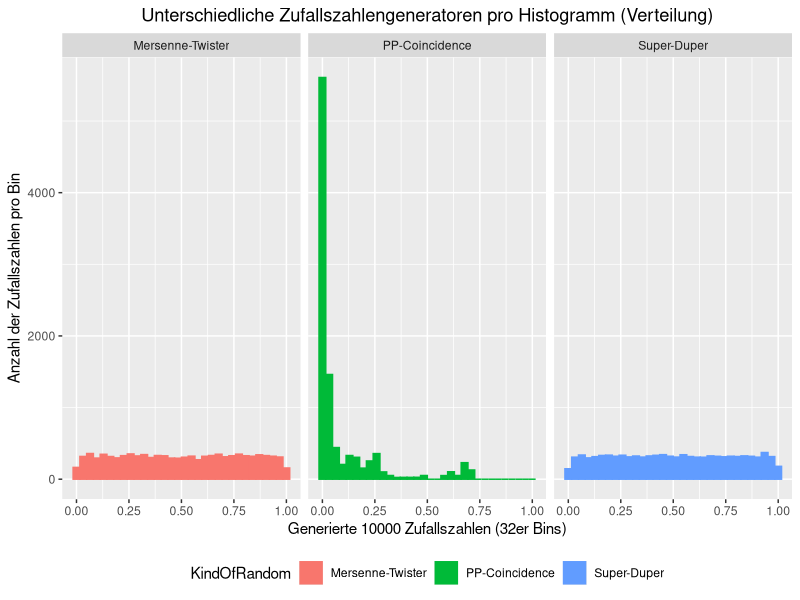
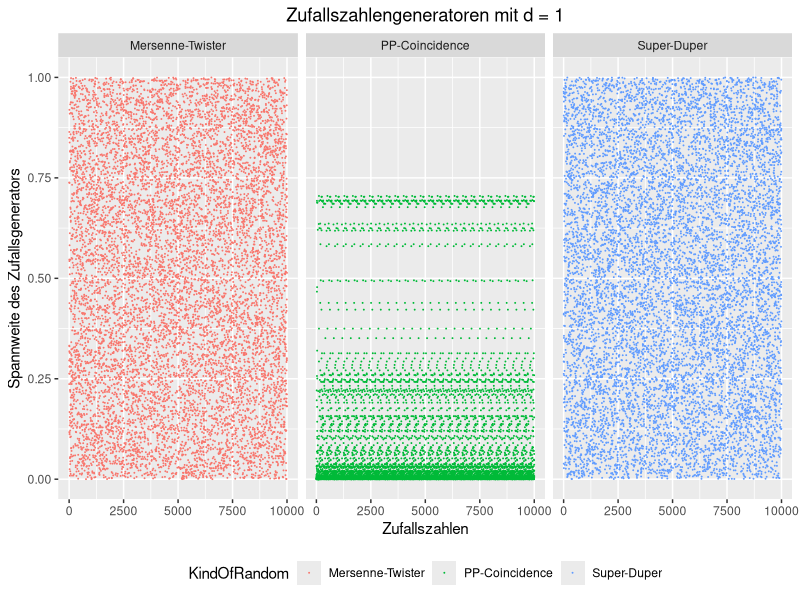
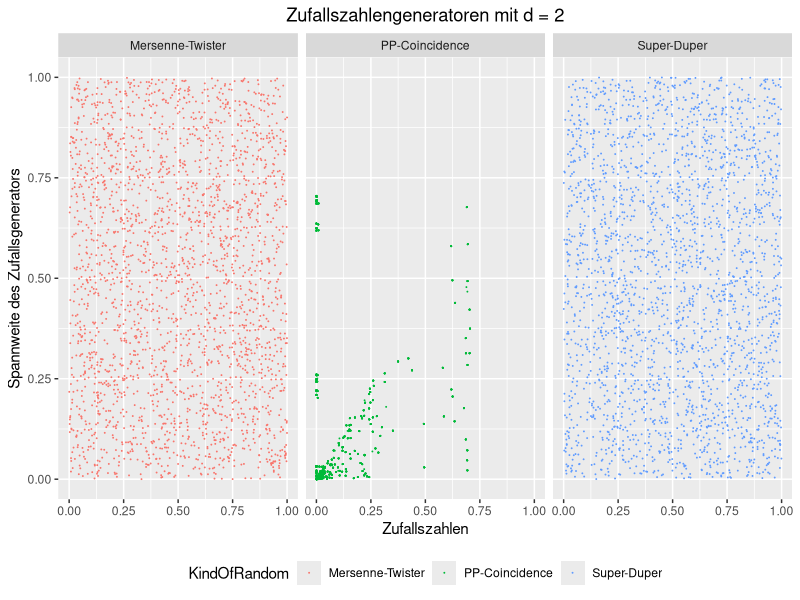
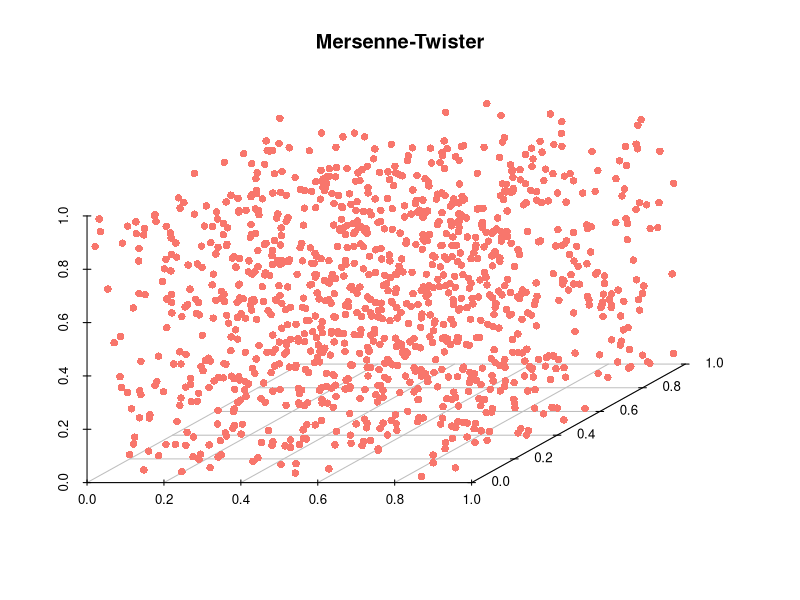
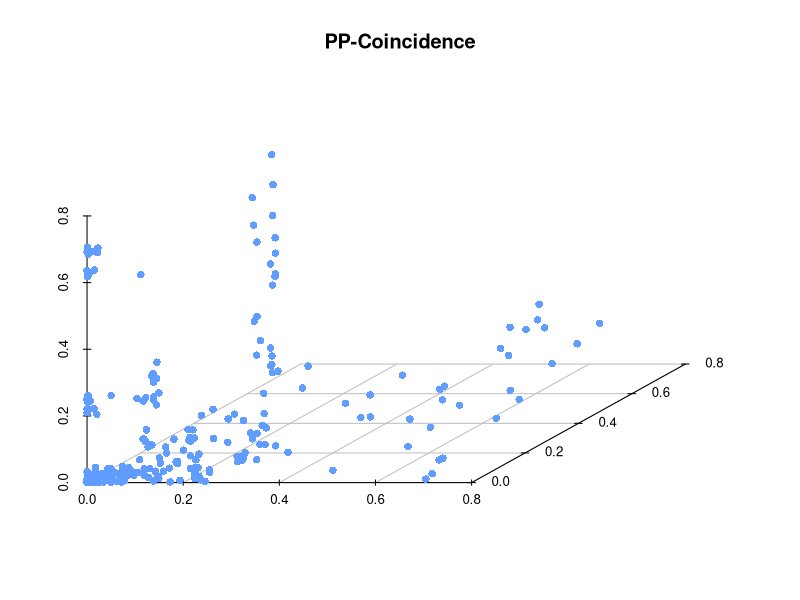
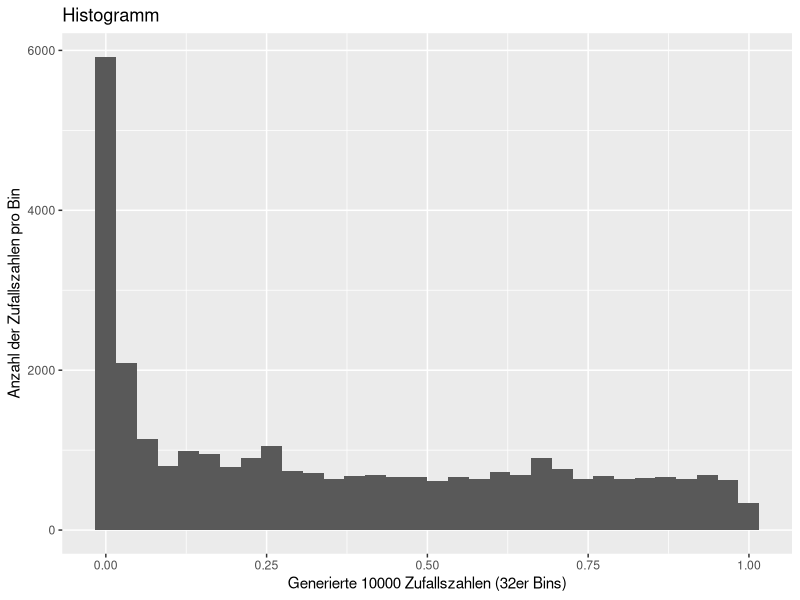
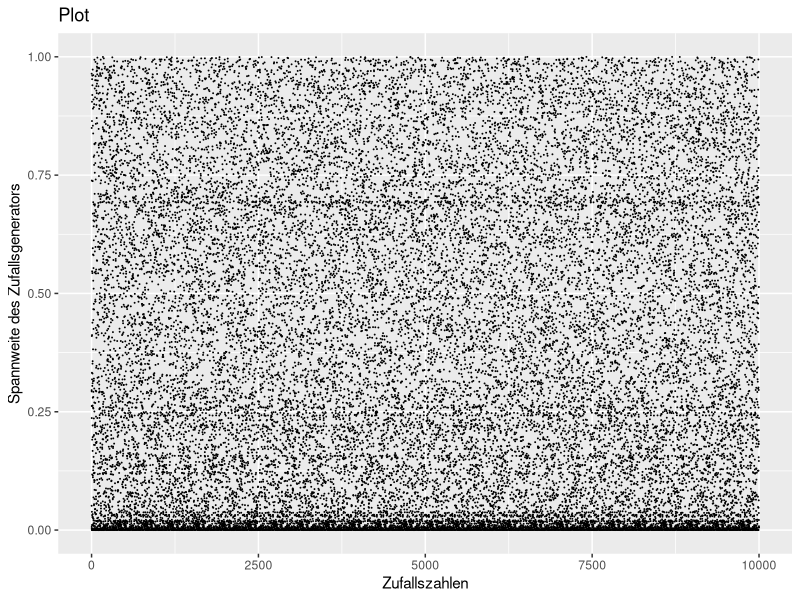

The R source for these figures, in order:
## ---- chunk 1
# Plot der exponentialfunktions.
#library(ggplot2)
#data <- data.frame(x=seq(1:25), y=pexp(seq(1:25)))
#data2 <- data.frame(x=seq(1:25), y=seq(1:25))
#ggplot() +
#  geom_line(data=data, aes(x=data$x, y=data$y)) +
#  geom_line(data=data2, aes(x=data2$x, y=data2$y)) + 
#  labs(title="Exponentialfunktion mit Inverse")
## ---- chunk 2
# Berechnet die neue Zufallszahl
PP.Coincidence.CalculateNumber <- function (randomNumber) {
  first <- as.numeric(substr(randomNumber, 0, 5))
  second <- as.numeric(substr(randomNumber, 6, 10))
  
  # Ist der zweite Teil 0 oder nicht definiert =>
  # Mache ein XOR mit den hinteren Stellen von der aktuellen Zeit
  if(is.na(second) || second == 0) {
    second <- bitwXor(first, as.numeric(substr(as.numeric(Sys.time()), 6, 10)))
  }
  # Die eigentliche Berechnung
  return (first * second)
}

# Initialaufruf mit einer Anzahl von Zufallszahlen
PP.Coincidence <- function(numberOfRandomNumbers){
  rngNumber <- as.numeric(Sys.time())
  randomNumberList <- c()
  
  for(i in 1:numberOfRandomNumbers){
    rngNumber <- PP.Coincidence.CalculateNumber(rngNumber)
    randomNumberList <- c(randomNumberList, rngNumber/10000000000)
  }
  randomNumberList
}
## ---- chunk 3
library(ggplot2)
numberOfRandomNumbers <- 10000

RNGkind("Mersenne-Twister") # matches  "Mersenne-Twister"
datamt = data.frame(data = runif(numberOfRandomNumbers), KindOfRandom = "Mersenne-Twister", pos = 1:numberOfRandomNumbers)

RNGkind("Super") # matches  "Super-Duper"
datasd = data.frame(data = runif(numberOfRandomNumbers), KindOfRandom = "Super-Duper", pos = 1:numberOfRandomNumbers)

RNGkind("Wichmann-Hill") # matches  "Wichmann-Hill"
datawh = data.frame(data = PP.Coincidence(numberOfRandomNumbers), KindOfRandom = "PP-Coincidence", pos = 1:numberOfRandomNumbers)

data <- rbind(datamt, datasd, datawh)

ggplot(data, aes(x = data, color = KindOfRandom, fill = KindOfRandom)) + 
  geom_histogram(bins = 32) + 
  facet_grid(~ KindOfRandom) +
  theme(legend.direction = "horizontal", 
        legend.position = "bottom",
        legend.box = "horizontal") +
  labs(title = "Unterschiedliche Zufallszahlengeneratoren pro Histogramm (Verteilung)",
  x = "Generierte 10000 Zufallszahlen (32er Bins)",
  y = "Anzahl der Zufallszahlen pro Bin") +
  theme(plot.title = element_text(hjust = 0.5))
## ---- chunk 4
ggplot(data, aes(y = data, x = pos, color = KindOfRandom)) + 
  geom_point(size = 0.01) +
  facet_grid(~ KindOfRandom) +
  theme(legend.direction = "horizontal", 
        legend.position = "bottom",
        legend.box = "horizontal") +
  labs(title = "Zufallszahlengeneratoren mit d = 1",
  x = "Zufallszahlen",
  y = "Spannweite des Zufallsgenerators") +
  theme(plot.title = element_text(hjust = 0.5))
## ---- chunk 5
datamt2 <- data.frame(dataX = datamt[seq(1, 5000, 2),]$data, 
                      dataY = datamt[seq(2, 5000, 2),]$data,
                      KindOfRandom = "Mersenne-Twister")
datasd2 <- data.frame(dataX = datasd[seq(1, 5000, 2),]$data, 
                      dataY = datasd[seq(2, 5000, 2),]$data,
                      KindOfRandom = "Super-Duper")
datawh2 <- data.frame(dataX = datawh[seq(1, 5000, 2),]$data, 
                      dataY = datawh[seq(2, 5000, 2),]$data,
                      KindOfRandom = "PP-Coincidence")

data2 <- rbind(datamt2, datasd2, datawh2)

ggplot(data2, aes(y = dataY, x = dataX, color = KindOfRandom)) + 
  geom_point(size = 0.01) +
  facet_grid(~ KindOfRandom) +
  theme(legend.direction = "horizontal", 
        legend.position = "bottom",
        legend.box = "horizontal") +
  labs(title = "Zufallszahlengeneratoren mit d = 2",
  x = "Zufallszahlen",
  y = "Spannweite des Zufallsgenerators") +
  theme(plot.title = element_text(hjust = 0.5))
## ---- chunk 6

datamt <- data.frame(dataX = datamt[seq(1, 3333, 3),]$data, 
                       dataY = datamt[seq(2, 3333, 3),]$data, 
                       dataZ = datamt[seq(3, 3333, 3),]$data)


library(scatterplot3d)

with(datamt, {
   s3d <- scatterplot3d(dataX, dataY, dataZ, # x,y, z axis
                 main="Mersenne-Twister",
                 box=FALSE,
                 color="#F8766C",
                 pch = 16,
                 xlab="",
                 ylab="",
                 zlab="")
   
   s3d.coords <- s3d$xyz.convert(dataX, dataY, dataZ) +
  theme(plot.title = element_text(hjust = 0.5))
})
## ---- chunk 7

datawh <- data.frame(dataX = datawh[seq(1, 3333, 3),]$data, 
                       dataY = datawh[seq(2, 3333, 3),]$data, 
                       dataZ = datawh[seq(3, 3333, 3),]$data)


library(scatterplot3d)

with(datawh, {
   s3d <- scatterplot3d(dataX, dataY, dataZ, # x,y, z axis
                 main="PP-Coincidence",
                 box=FALSE,
                 color="#619CFF",
                 pch = 16,
                 xlab="",
                 ylab="",
                 zlab="")
   
   s3d.coords <- s3d$xyz.convert(dataX, dataY, dataZ) +
  theme(plot.title = element_text(hjust = 0.5))
})
## ---- chunk 8
# Ruft die Help-Page von RNG auf
?RNG
## ---- chunk 9
# Setzt den Seed auf 123456789 für genau den nächsten Aufruf
set.seed(123456789)

# Generiert immer die selben 10 Zufallszahlen wegen den seed.
runif(10)

# Generiert 10 Zufallszahlen ohne Seed
runif(10)
## ---- chunk 10
# RNGkind setzt den Pseudozufallsgenerator
# Setzt den Zufallsgenerator auf L'Ecuyer-CMRG
RNGkind("L'Ecuyer-CMRG")

# Gibt den aktuellen Zufallsgenerator aus
RNGkind()

# Setzt den Zufallsgenerator auf Mersenne-Twister (default)
RNGkind("Mersenne-Twister")
## ---- chunk 11
# Berechnet die neue Zufallszahl
PP.Coincidence.CalculateNumber <- function (randomNumber) {
  first <- as.numeric(substr(randomNumber, 0, 5))
  second <- as.numeric(substr(randomNumber, 6, 10))
  
  # Ist der zweite Teil 0 oder nicht definiert =>
  # Mache ein XOR mit den hinteren Stellen von der aktuellen Zeit
  if(is.na(second) || second == 0) {
    second <- bitwXor(first, as.numeric(substr(as.numeric(Sys.time()), 6, 10)))
  }
  # Die eigentliche Berechnung
  return (first * second)
}

# Initialaufruf mit einer Anzahl von Zufallszahlen
PP.Coincidence <- function(numberOfRandomNumbers){
  rngNumber <- as.numeric(Sys.time())
  randomNumberList <- c()
  
  for(i in 1:numberOfRandomNumbers){
    rngNumber <- PP.Coincidence.CalculateNumber(rngNumber)
    randomNumberList <- c(randomNumberList, rngNumber/10000000000)
  }
  randomNumberList
}
PP.Coincidence(5)

## ---- chunk 12
# Graphische Prüfung auf Gleichverteilung
ggplot(data, aes(x = data)) + 
  geom_histogram(bins = 32) + 
  theme(legend.direction = "horizontal", 
        legend.position = "bottom",
        legend.box = "horizontal") +
  labs(title = "Histogramm",
  x = "Generierte 10000 Zufallszahlen (32er Bins)",
  y = "Anzahl der Zufallszahlen pro Bin")

ggplot(data, aes(y = data, x = pos)) + 
  geom_point(size = 0.01) +
  theme(legend.direction = "horizontal", 
        legend.position = "bottom",
        legend.box = "horizontal") +
  labs(title = "Plot",
  x = "Zufallszahlen",
  y = "Spannweite des Zufallsgenerators")
